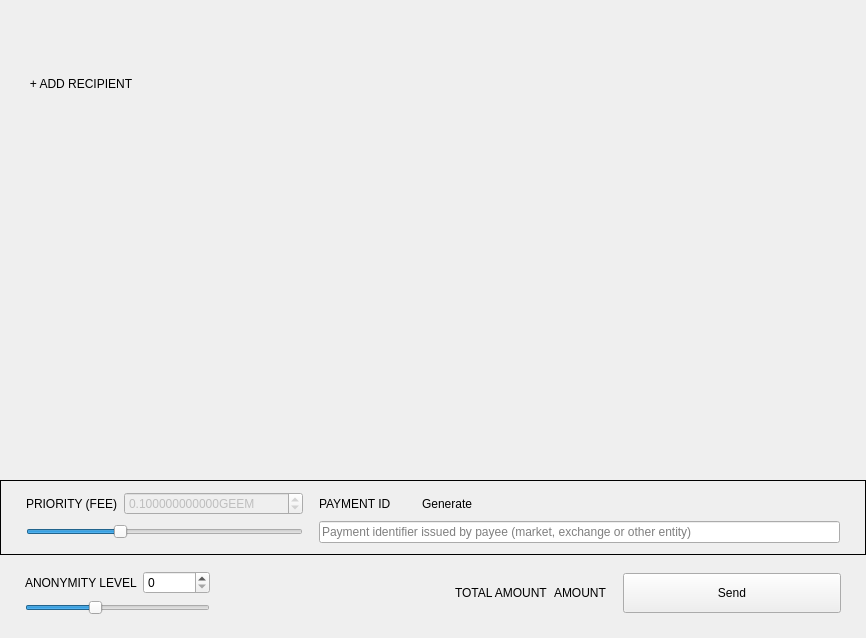
<?xml version="1.0" encoding="UTF-8"?>
<ui version="4.0">
 <class>SendFrame</class>
 <widget class="QFrame" name="SendFrame">
  <property name="geometry">
   <rect>
    <x>0</x>
    <y>0</y>
    <width>866</width>
    <height>638</height>
   </rect>
  </property>
  <property name="windowTitle">
   <string>Frame</string>
  </property>
  <property name="frameShape">
   <enum>QFrame::NoFrame</enum>
  </property>
  <property name="frameShadow">
   <enum>QFrame::Raised</enum>
  </property>
  <layout class="QVBoxLayout" name="verticalLayout">
   <property name="spacing">
    <number>5</number>
   </property>
   <property name="sizeConstraint">
    <enum>QLayout::SetDefaultConstraint</enum>
   </property>
   <property name="leftMargin">
    <number>0</number>
   </property>
   <property name="topMargin">
    <number>0</number>
   </property>
   <property name="rightMargin">
    <number>0</number>
   </property>
   <property name="bottomMargin">
    <number>0</number>
   </property>
   <item>
    <widget class="WalletGui::ResizableScrollArea" name="m_sendScrollarea">
     <property name="enabled">
      <bool>true</bool>
     </property>
     <property name="sizePolicy">
      <sizepolicy hsizetype="MinimumExpanding" vsizetype="Preferred">
       <horstretch>0</horstretch>
       <verstretch>0</verstretch>
      </sizepolicy>
     </property>
     <property name="autoFillBackground">
      <bool>false</bool>
     </property>
     <property name="styleSheet">
      <string notr="true"/>
     </property>
     <property name="frameShape">
      <enum>QFrame::NoFrame</enum>
     </property>
     <property name="sizeAdjustPolicy">
      <enum>QAbstractScrollArea::AdjustToContents</enum>
     </property>
     <property name="widgetResizable">
      <bool>true</bool>
     </property>
     <widget class="QWidget" name="scrollAreaWidgetContents">
      <property name="geometry">
       <rect>
        <x>0</x>
        <y>0</y>
        <width>866</width>
        <height>69</height>
       </rect>
      </property>
      <property name="sizePolicy">
       <sizepolicy hsizetype="Preferred" vsizetype="Preferred">
        <horstretch>0</horstretch>
        <verstretch>0</verstretch>
       </sizepolicy>
      </property>
      <property name="styleSheet">
       <string notr="true"/>
      </property>
      <layout class="QVBoxLayout" name="m_transfersLayout">
       <property name="spacing">
        <number>0</number>
       </property>
       <property name="sizeConstraint">
        <enum>QLayout::SetNoConstraint</enum>
       </property>
       <property name="leftMargin">
        <number>0</number>
       </property>
       <property name="topMargin">
        <number>0</number>
       </property>
       <property name="rightMargin">
        <number>0</number>
       </property>
       <property name="bottomMargin">
        <number>0</number>
       </property>
      </layout>
     </widget>
    </widget>
   </item>
   <item>
    <layout class="QHBoxLayout" name="horizontalLayout_2">
     <property name="spacing">
      <number>0</number>
     </property>
     <item>
      <spacer name="horizontalSpacer_3">
       <property name="orientation">
        <enum>Qt::Horizontal</enum>
       </property>
       <property name="sizeType">
        <enum>QSizePolicy::Fixed</enum>
       </property>
       <property name="sizeHint" stdset="0">
        <size>
         <width>25</width>
         <height>20</height>
        </size>
       </property>
      </spacer>
     </item>
     <item>
      <widget class="WalletGui::WalletNormalLinkLikeButton" name="m_addRecipientButton">
       <property name="cursor">
        <cursorShape>PointingHandCursor</cursorShape>
       </property>
       <property name="focusPolicy">
        <enum>Qt::NoFocus</enum>
       </property>
       <property name="text">
        <string>+ ADD RECIPIENT</string>
       </property>
       <property name="flat">
        <bool>true</bool>
       </property>
      </widget>
     </item>
     <item>
      <spacer name="horizontalSpacer_2">
       <property name="orientation">
        <enum>Qt::Horizontal</enum>
       </property>
       <property name="sizeHint" stdset="0">
        <size>
         <width>478</width>
         <height>17</height>
        </size>
       </property>
      </spacer>
     </item>
    </layout>
   </item>
   <item>
    <spacer name="verticalSpacer_2">
     <property name="orientation">
      <enum>Qt::Vertical</enum>
     </property>
     <property name="sizeType">
      <enum>QSizePolicy::MinimumExpanding</enum>
     </property>
     <property name="sizeHint" stdset="0">
      <size>
       <width>20</width>
       <height>20</height>
      </size>
     </property>
    </spacer>
   </item>
   <item>
    <widget class="QFrame" name="m_sendFeeFrame">
     <property name="sizePolicy">
      <sizepolicy hsizetype="Minimum" vsizetype="Minimum">
       <horstretch>0</horstretch>
       <verstretch>0</verstretch>
      </sizepolicy>
     </property>
     <property name="frameShape">
      <enum>QFrame::Box</enum>
     </property>
     <property name="frameShadow">
      <enum>QFrame::Plain</enum>
     </property>
     <layout class="QGridLayout" name="gridLayout_4">
      <property name="leftMargin">
       <number>25</number>
      </property>
      <property name="topMargin">
       <number>11</number>
      </property>
      <property name="rightMargin">
       <number>25</number>
      </property>
      <property name="bottomMargin">
       <number>11</number>
      </property>
      <item row="0" column="0">
       <widget class="WalletGui::WalletNormalGrayTextLabel" name="label_3">
        <property name="text">
         <string>PRIORITY (FEE)</string>
        </property>
        <property name="alignment">
         <set>Qt::AlignLeading|Qt::AlignLeft|Qt::AlignVCenter</set>
        </property>
       </widget>
      </item>
      <item row="0" column="1">
       <widget class="QDoubleSpinBox" name="m_feeSpin">
        <property name="enabled">
         <bool>false</bool>
        </property>
        <property name="buttonSymbols">
         <enum>QAbstractSpinBox::UpDownArrows</enum>
        </property>
        <property name="suffix">
         <string notr="true">GEEM</string>
        </property>
        <property name="decimals">
         <number>12</number>
        </property>
        <property name="minimum">
         <double>0.000100000000000</double>
        </property>
        <property name="maximum">
         <double>999999999.000000000000000</double>
        </property>
        <property name="singleStep">
         <double>0.010000000000000</double>
        </property>
        <property name="value">
         <double>0.100000000000000</double>
        </property>
       </widget>
      </item>
      <item row="1" column="3">
       <widget class="WalletGui::ClearableLineEdit" name="m_paymentIdEdit">
        <property name="styleSheet">
         <string notr="true">[errorState=&quot;true&quot;] {
  border-color: #ef3131;
}</string>
        </property>
        <property name="placeholderText">
         <string>Payment identifier issued by payee (market, exchange or other entity)</string>
        </property>
       </widget>
      </item>
      <item row="0" column="3">
       <layout class="QHBoxLayout" name="horizontalLayout_3">
        <item>
         <widget class="WalletGui::WalletNormalGrayTextLabel" name="m_paymentIdTextLabel">
          <property name="sizePolicy">
           <sizepolicy hsizetype="Minimum" vsizetype="Minimum">
            <horstretch>0</horstretch>
            <verstretch>0</verstretch>
           </sizepolicy>
          </property>
          <property name="text">
           <string>PAYMENT ID</string>
          </property>
          <property name="alignment">
           <set>Qt::AlignLeading|Qt::AlignLeft|Qt::AlignVCenter</set>
          </property>
          <property name="margin">
           <number>0</number>
          </property>
          <property name="indent">
           <number>0</number>
          </property>
         </widget>
        </item>
        <item>
         <spacer name="horizontalSpacer_6">
          <property name="orientation">
           <enum>Qt::Horizontal</enum>
          </property>
          <property name="sizeType">
           <enum>QSizePolicy::Fixed</enum>
          </property>
          <property name="sizeHint" stdset="0">
           <size>
            <width>10</width>
            <height>10</height>
           </size>
          </property>
         </spacer>
        </item>
        <item>
         <widget class="WalletGui::WalletTinyLinkLikeButton" name="m_generatePaymentIdButton">
          <property name="sizePolicy">
           <sizepolicy hsizetype="Minimum" vsizetype="Minimum">
            <horstretch>0</horstretch>
            <verstretch>0</verstretch>
           </sizepolicy>
          </property>
          <property name="cursor">
           <cursorShape>PointingHandCursor</cursorShape>
          </property>
          <property name="focusPolicy">
           <enum>Qt::NoFocus</enum>
          </property>
          <property name="text">
           <string>Generate</string>
          </property>
          <property name="flat">
           <bool>true</bool>
          </property>
         </widget>
        </item>
        <item>
         <spacer name="horizontalSpacer_5">
          <property name="orientation">
           <enum>Qt::Horizontal</enum>
          </property>
          <property name="sizeHint" stdset="0">
           <size>
            <width>40</width>
            <height>10</height>
           </size>
          </property>
         </spacer>
        </item>
       </layout>
      </item>
      <item row="1" column="0" colspan="2">
       <layout class="QGridLayout" name="m_priorityGridLayout">
        <item row="0" column="0">
         <widget class="QSlider" name="m_prioritySlider">
          <property name="minimum">
           <number>1</number>
          </property>
          <property name="maximum">
           <number>4</number>
          </property>
          <property name="pageStep">
           <number>1</number>
          </property>
          <property name="value">
           <number>2</number>
          </property>
          <property name="orientation">
           <enum>Qt::Horizontal</enum>
          </property>
         </widget>
        </item>
       </layout>
      </item>
      <item row="0" column="2">
       <spacer name="horizontalSpacer_7">
        <property name="orientation">
         <enum>Qt::Horizontal</enum>
        </property>
        <property name="sizeType">
         <enum>QSizePolicy::Fixed</enum>
        </property>
        <property name="sizeHint" stdset="0">
         <size>
          <width>10</width>
          <height>20</height>
         </size>
        </property>
       </spacer>
      </item>
     </layout>
    </widget>
   </item>
   <item>
    <widget class="QFrame" name="m_mixinFrame">
     <property name="frameShape">
      <enum>QFrame::NoFrame</enum>
     </property>
     <property name="frameShadow">
      <enum>QFrame::Raised</enum>
     </property>
     <layout class="QGridLayout" name="gridLayout">
      <property name="leftMargin">
       <number>25</number>
      </property>
      <property name="topMargin">
       <number>11</number>
      </property>
      <property name="rightMargin">
       <number>25</number>
      </property>
      <property name="bottomMargin">
       <number>23</number>
      </property>
      <item row="0" column="2" rowspan="2">
       <widget class="QLabel" name="label">
        <property name="text">
         <string/>
        </property>
       </widget>
      </item>
      <item row="0" column="5" rowspan="2">
       <widget class="WalletGui::WalletExtraNormalBlackTextLabel" name="m_totalAmountLabel">
        <property name="text">
         <string>AMOUNT</string>
        </property>
        <property name="indent">
         <number>0</number>
        </property>
       </widget>
      </item>
      <item row="0" column="1">
       <widget class="QSpinBox" name="m_mixinSpin">
        <property name="maximum">
         <number>999999999</number>
        </property>
       </widget>
      </item>
      <item row="0" column="3" rowspan="2">
       <spacer name="horizontalSpacer">
        <property name="orientation">
         <enum>Qt::Horizontal</enum>
        </property>
        <property name="sizeType">
         <enum>QSizePolicy::Expanding</enum>
        </property>
        <property name="sizeHint" stdset="0">
         <size>
          <width>298</width>
          <height>20</height>
         </size>
        </property>
       </spacer>
      </item>
      <item row="1" column="0" colspan="2">
       <widget class="QSlider" name="m_mixinSlider">
        <property name="maximumSize">
         <size>
          <width>16777215</width>
          <height>16777215</height>
         </size>
        </property>
        <property name="maximum">
         <number>19</number>
        </property>
        <property name="pageStep">
         <number>1</number>
        </property>
        <property name="value">
         <number>7</number>
        </property>
        <property name="tracking">
         <bool>false</bool>
        </property>
        <property name="orientation">
         <enum>Qt::Horizontal</enum>
        </property>
       </widget>
      </item>
      <item row="0" column="7" rowspan="2">
       <widget class="WalletGui::WalletLargeBlueButton" name="m_sendButton">
        <property name="sizePolicy">
         <sizepolicy hsizetype="Fixed" vsizetype="Fixed">
          <horstretch>0</horstretch>
          <verstretch>0</verstretch>
         </sizepolicy>
        </property>
        <property name="minimumSize">
         <size>
          <width>218</width>
          <height>40</height>
         </size>
        </property>
        <property name="maximumSize">
         <size>
          <width>218</width>
          <height>40</height>
         </size>
        </property>
        <property name="focusPolicy">
         <enum>Qt::NoFocus</enum>
        </property>
        <property name="text">
         <string>Send</string>
        </property>
       </widget>
      </item>
      <item row="0" column="4" rowspan="2">
       <widget class="WalletGui::WalletNormalGrayTextLabel" name="label_2">
        <property name="text">
         <string>TOTAL AMOUNT</string>
        </property>
       </widget>
      </item>
      <item row="0" column="0">
       <widget class="WalletGui::WalletNormalGrayTextLabel" name="m_mixinTextLabel">
        <property name="text">
         <string>ANONYMITY LEVEL</string>
        </property>
       </widget>
      </item>
      <item row="0" column="6" rowspan="2">
       <spacer name="horizontalSpacer_4">
        <property name="orientation">
         <enum>Qt::Horizontal</enum>
        </property>
        <property name="sizeType">
         <enum>QSizePolicy::Fixed</enum>
        </property>
        <property name="sizeHint" stdset="0">
         <size>
          <width>10</width>
          <height>20</height>
         </size>
        </property>
       </spacer>
      </item>
     </layout>
    </widget>
   </item>
  </layout>
 </widget>
 <customwidgets>
  <customwidget>
   <class>WalletGui::WalletTinyLinkLikeButton</class>
   <extends>QPushButton</extends>
   <header>Gui/Common/WalletLinkLikeButton.h</header>
  </customwidget>
  <customwidget>
   <class>WalletGui::WalletNormalGrayTextLabel</class>
   <extends>QLabel</extends>
   <header>Gui/Common/WalletTextLabel.h</header>
  </customwidget>
  <customwidget>
   <class>WalletGui::WalletLargeBlueButton</class>
   <extends>QPushButton</extends>
   <header>Gui/Common/WalletBlueButton.h</header>
  </customwidget>
  <customwidget>
   <class>WalletGui::ClearableLineEdit</class>
   <extends>QLineEdit</extends>
   <header>Gui/Common/ClearableLineEdit.h</header>
  </customwidget>
  <customwidget>
   <class>WalletGui::ResizableScrollArea</class>
   <extends>QScrollArea</extends>
   <header>Gui/Common/ResizableScrollArea.h</header>
   <container>1</container>
  </customwidget>
  <customwidget>
   <class>WalletGui::WalletNormalLinkLikeButton</class>
   <extends>QPushButton</extends>
   <header>Gui/Common/WalletLinkLikeButton.h</header>
  </customwidget>
  <customwidget>
   <class>WalletGui::WalletExtraNormalBlackTextLabel</class>
   <extends>QLabel</extends>
   <header>Gui/Common/WalletTextLabel.h</header>
  </customwidget>
 </customwidgets>
 <tabstops>
  <tabstop>m_paymentIdEdit</tabstop>
  <tabstop>m_mixinSlider</tabstop>
  <tabstop>m_sendScrollarea</tabstop>
 </tabstops>
 <resources/>
 <connections>
  <connection>
   <sender>m_sendButton</sender>
   <signal>clicked()</signal>
   <receiver>SendFrame</receiver>
   <slot>sendClicked()</slot>
   <hints>
    <hint type="sourcelabel">
     <x>53</x>
     <y>561</y>
    </hint>
    <hint type="destinationlabel">
     <x>432</x>
     <y>294</y>
    </hint>
   </hints>
  </connection>
  <connection>
   <sender>m_mixinSlider</sender>
   <signal>valueChanged(int)</signal>
   <receiver>SendFrame</receiver>
   <slot>mixinValueChanged(int)</slot>
   <hints>
    <hint type="sourcelabel">
     <x>221</x>
     <y>520</y>
    </hint>
    <hint type="destinationlabel">
     <x>432</x>
     <y>294</y>
    </hint>
   </hints>
  </connection>
  <connection>
   <sender>m_addRecipientButton</sender>
   <signal>clicked()</signal>
   <receiver>SendFrame</receiver>
   <slot>addRecipientClicked()</slot>
   <hints>
    <hint type="sourcelabel">
     <x>78</x>
     <y>414</y>
    </hint>
    <hint type="destinationlabel">
     <x>432</x>
     <y>294</y>
    </hint>
   </hints>
  </connection>
  <connection>
   <sender>m_paymentIdEdit</sender>
   <signal>textChanged(QString)</signal>
   <receiver>SendFrame</receiver>
   <slot>validatePaymentId(QString)</slot>
   <hints>
    <hint type="sourcelabel">
     <x>538</x>
     <y>521</y>
    </hint>
    <hint type="destinationlabel">
     <x>432</x>
     <y>318</y>
    </hint>
   </hints>
  </connection>
  <connection>
   <sender>m_mixinSpin</sender>
   <signal>valueChanged(int)</signal>
   <receiver>SendFrame</receiver>
   <slot>mixinValueChanged(int)</slot>
   <hints>
    <hint type="sourcelabel">
     <x>201</x>
     <y>575</y>
    </hint>
    <hint type="destinationlabel">
     <x>432</x>
     <y>318</y>
    </hint>
   </hints>
  </connection>
  <connection>
   <sender>m_generatePaymentIdButton</sender>
   <signal>clicked()</signal>
   <receiver>SendFrame</receiver>
   <slot>generatePaymentIdClicked()</slot>
   <hints>
    <hint type="sourcelabel">
     <x>314</x>
     <y>494</y>
    </hint>
    <hint type="destinationlabel">
     <x>432</x>
     <y>318</y>
    </hint>
   </hints>
  </connection>
  <connection>
   <sender>m_prioritySlider</sender>
   <signal>valueChanged(int)</signal>
   <receiver>SendFrame</receiver>
   <slot>priorityValueChanged(int)</slot>
   <hints>
    <hint type="sourcelabel">
     <x>126</x>
     <y>528</y>
    </hint>
    <hint type="destinationlabel">
     <x>432</x>
     <y>318</y>
    </hint>
   </hints>
  </connection>
 </connections>
 <slots>
  <slot>sendClicked()</slot>
  <slot>clearAllClicked()</slot>
  <slot>addRecipientClicked()</slot>
  <slot>mixinValueChanged(int)</slot>
  <slot>priorityValueChanged(int)</slot>
  <slot>validatePaymentId(QString)</slot>
  <slot>generatePaymentIdClicked()</slot>
 </slots>
</ui>
